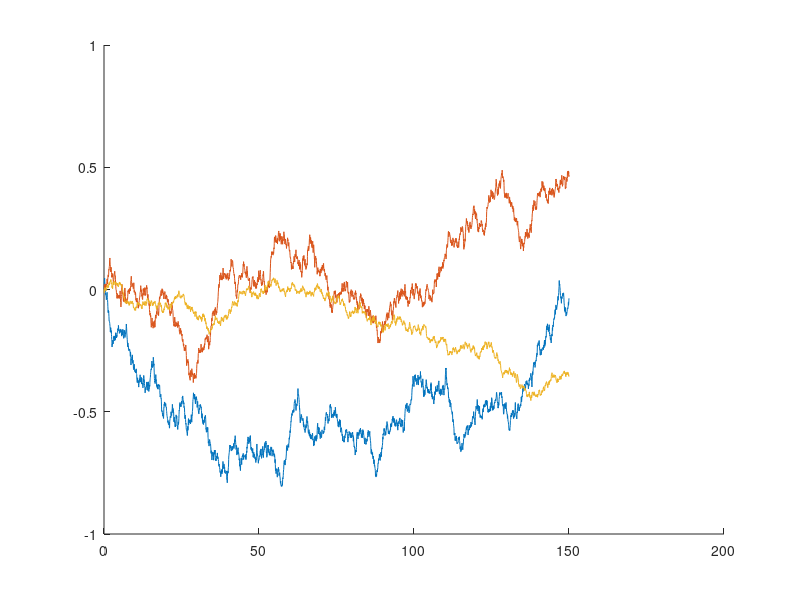

Write MATLAB code to recreate this figure. (Note: this script raises an error after producing the figure.)
%% Environment
gravity_acc = + 9.81; % z-down

%% Wind Profile and Wind Gust Dynamics
vel_at6m = 2 * 0.5144; % wind velocity at 6m, absolute value, [knot]->[m/s]
wind_gust_max = 2.4 * 0.5144; % maximum wind gust from wind forcast, [knot]->[m/s]
theta = 28; % [deg] constant
wind_pf_size = 3000;
height_lim = 150; % h \in (0, height_lim]

wind_h = @(h) (h>0.04572)*vel_at6m.*log(h/0.04572)/log(6.096/0.04572); % wind shear model
theta_h = theta/180*pi + pi; % forcasted wind field
GetWindProfile = @(h) [wind_h(h)*cos(theta_h);
                       wind_h(h)*sin(theta_h);
                       zeros(1,size(h,2))]; % [wx; wy; 0];

heights = linspace(1e-6, height_lim, wind_pf_size); % start from 0+ avoiding NaN
dh = height_lim/wind_pf_size;
wind_profile_hat = GetWindProfile(heights);

xi = 0.0* [randn();
           randn();
           0]; % wind profile error at 200[m]

% compute delta_w for simulation
delta_ws = zeros(3,wind_pf_size);
a_w = -0.00385;
b_w = 8 * 0.0251;
ratios = [1, 1, 0.5];
for i = 2:wind_pf_size
    delta_ws(:,i) = (1+dh*a_w)*delta_ws(:,i-1)+dh*b_w*[ratios(1)*randn(); ratios(2)*randn(); ratios(3)*randn()];
end
% tune b_w s.t. norm(delta_ws) ~ wind_gust_max - vel_at6m

mean(vecnorm(delta_ws(1:2,:)))
hold on
plot(heights, delta_ws(1,:));
plot(heights, delta_ws(2,:));
plot(heights, delta_ws(3,:));

wind_err0 = zeros(4,50); % [h, dx, dy, dz] wind error storage

% params from paper 14/16

%% Parafoil System
% params from paper 12

system_mass = 2.2; % kg
system_inertia =  [1.68, 0,    0.09;
                   0,    0.80, 0;
                   0.09, 0,    0.32];

parafoil_ref_area = 1.5;  % m2
parafoil_ref_span = 1.88; % m
parafoil_ref_length = 0.80; % m, chord
parafoil_arc_h = 0.1; % m
parafoil_thickness = 0.075; % m, thickness of canopy

S_pd = 0.06; % m2 payload reference area 

C_BP = eye(3); % from body frame B to parafoil aero frame P;
B_r_BP = [0; 0; -1.2];

C_BW = eye(3); % from body frame B to payload frame W;
B_r_BW = [0; 0; 0.1];

[Im, Ii] = ImIiCompute(parafoil_arc_h, parafoil_ref_span, ...
                       parafoil_ref_length, parafoil_thickness);

%% Aero Coefficients
%--- from paper 12 and book ch5
c_L0 = 0.24; % lift force coefficient
c_La = 2.14;
c_Lds = 0.2783;

c_D0 = 0.12;
c_Da2 = 0.33;
c_Dds = 0.43; % large enough to enable gliding ratio control 17.5-26.3

c_Yb = 0.23;

c_lp = -0.84; % negative
c_lda = -0.005; % negative
c_m0 = 0.1; 
c_ma = -0.72;
c_mq = -1.49; % negative
c_nr = -0.27; % negative
c_nda = 0.0115; % positive

c_Dpd = 3.2; % payload drag coefficient

cL = [c_L0; c_La; c_Lds]; % lift force coefficients
cD = [c_D0; c_Da2; c_Dds]; % drag force coefficients
cM = [c_lp; c_lda; c_m0; c_ma; c_mq; c_nr; c_nda]; % moment coefficients

%% Safe Zone, Vel Info and Initiation
[Axbxh, init_xy_pos] = SafeZoneCompute(0);
init_pos_in_inertial_frame = [init_xy_pos; -100]; % x-North, z-down, y-East
init_rpy = [0; 0.006; -10/180*pi]; % yaw-pitch-row; from ground to body frame; x-head, z-done, y-right
init_uvw = [3.819; -0.673; 1.62]; % velocity in body frame % shouldn't be all zero
init_pqr = [0; 0; 0]; % angular velocity in body frame

% for guidance, corresponding height, Vh, Vz, without wind, delta_l,r = 0.5
vel_info = [95.551, 3.87807, 1.61823]; 

%% Sensor Model: Accuracy after Primary Sensor Fusion
sensor_freq = 20; % [Hz] sensor data subscriber frequency
pos_accu = 2; % [m]
vel_accu = 0.1; % [m/s]
row_pitch_accu = 0.1; % [degree]
yaw_accu = 0.5; % [degree]
acc_accu = 0.1; % [m/s^2]
angVel_accu = 0.1; % [deg/s]
% should tune white noise power in simulator for accuracy of airspeed, AOA, and AOS

%% Extended Kalman Filter for States
% state X = [x, y, z, x_dot, y_dot, z_dot, row, pitch, yaw] 9*1
EKF_freq = sensor_freq; % [Hz]
state_mu0 = [init_pos_in_inertial_frame; 
             GroundSpeedCompute(init_rpy, init_uvw); 
             init_rpy]; % 9*1
state_sigma0 = blkdiag(4*eye(3), 2*eye(3), 0.4*eye(3)); % 9*9
Q = blkdiag(acc_accu^2*eye(3), (angVel_accu/180*pi)^2*eye(3)); % 6*6
R = blkdiag(pos_accu^2*eye(3), vel_accu^2*eye(3), ...
            diag([(row_pitch_accu/180*pi)^2, (row_pitch_accu/180*pi)^2, (yaw_accu/180*pi)^2])); % 9*9

%% Guidance
psi_d = pi; % desired landing orientation

guidance_horizon_N = 200;
guidance0 = zeros(5,guidance_horizon_N);

psi_dot_m = 0.1906; % maximum turning angular vel without wind [rad/s]
delta_dot_m = 0.5; % [/s]
psi_ddot_m = psi_dot_m*2*delta_dot_m; % [rad/s2]

pd_controller_freq = 10; % [Hz]

%% MPCC Tracker
time_horizon_N = 100; % should not exceed 1000
mpcc_freq = 1; % [Hz]
mpcc_pd_freq = 10; % [Hz]
mpcc_Ts = 0.05; % [s]
control0 = zeros(3, time_horizon_N); % [h, psi, psi_dot]
% vel_info_mpcc = [4.82; 3.35; 1.515; 1.653]; % [m/s] [Vh0, Vh1, Vz0, Vz1]
warning('off','MATLAB:polyfit:RepeatedPointsOrRescale') % mpcc

%% Motor Model
% delta_s: 2nd order response
wd = pi/1.35; % omega_d = pi/tp
Mp = abs(2.86574-3.35184)/abs(3.35184-4.8196); % Mp = |c_peak - c_inf| / |c_start - c_inf|
zeta = sqrt((log(Mp)/pi)^2/(1+(log(Mp)/pi)^2));
wn = wd / sqrt(1-zeta^2); % omega_n = omega_d / sqrt(1-zeta^2)

% delta_a: 1st order response
Ta = 1/(0.1293/0.2/0.191); % Ta = 1/(k/psi_dot_m), k: response slope

